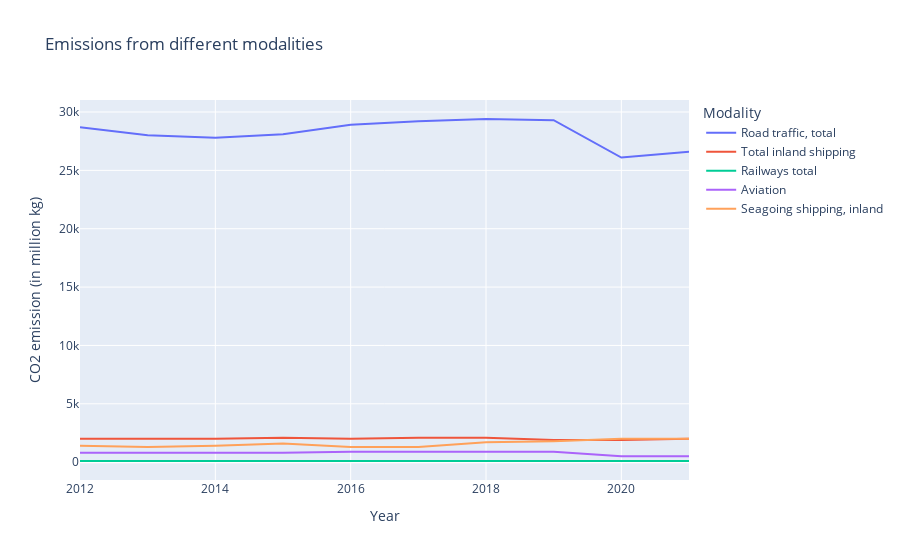

Here is the notebook cell this chart was saved with:
### Markdown cell above
To get a good overview of the created date frame we plotted all the modalities and its Carbon-Dioxide emission in a graph shown below.

### Code cell
fig = px.line(df, x='Year', y=['Road traffic, total','Total inland shipping','Railways total','Aviation','Seagoing shipping, inland'], title='Emissions from different modalities',
                labels={'value': 'CO2 emission (in million kg)', 'variable': 'Modality'})
fig.show()

### Figure 1 — Plotly figure (JSON) as saved in the notebook; plotly's stock layout.template omitted (floating-point values rounded to 4 significant figures)
{"data": [{"hovertemplate": "Modality=Road traffic, total<br>Year=%{x}<br>CO2 emission (in million kg)=%{y}<extra></extra>", "legendgroup": "Road traffic, total", "line": {"color": "#636efa", "dash": "solid"}, "marker": {"symbol": "circle"}, "mode": "lines", "name": "Road traffic, total", "orientation": "v", "showlegend": true, "type": "scatter", "x": [2012, 2013, 2014, 2015, 2016, 2017, 2018, 2019, 2020, 2021], "xaxis": "x", "y": [28700, 28000, 27800, 28100, 28900, 29200, 29400, 29300, 26100, 26600], "yaxis": "y"}, {"hovertemplate": "Modality=Total inland shipping<br>Year=%{x}<br>CO2 emission (in million kg)=%{y}<extra></extra>", "legendgroup": "Total inland shipping", "line": {"color": "#EF553B", "dash": "solid"}, "marker": {"symbol": "circle"}, "mode": "lines", "name": "Total inland shipping", "orientation": "v", "showlegend": true, "type": "scatter", "x": [2012, 2013, 2014, 2015, 2016, 2017, 2018, 2019, 2020, 2021], "xaxis": "x", "y": [2000, 2000, 2000, 2100, 2000, 2100, 2100, 1900, 1900, 2000], "yaxis": "y"}, {"hovertemplate": "Modality=Railways total<br>Year=%{x}<br>CO2 emission (in million kg)=%{y}<extra></extra>", "legendgroup": "Railways total", "line": {"color": "#00cc96", "dash": "solid"}, "marker": {"symbol": "circle"}, "mode": "lines", "name": "Railways total", "orientation": "v", "showlegend": true, "type": "scatter", "x": [2012, 2013, 2014, 2015, 2016, 2017, 2018, 2019, 2020, 2021], "xaxis": "x", "y": [100, 100, 100, 100, 100, 100, 100, 100, 100, 100], "yaxis": "y"}, {"hovertemplate": "Modality=Aviation<br>Year=%{x}<br>CO2 emission (in million kg)=%{y}<extra></extra>", "legendgroup": "Aviation", "line": {"color": "#ab63fa", "dash": "solid"}, "marker": {"symbol": "circle"}, "mode": "lines", "name": "Aviation", "orientation": "v", "showlegend": true, "type": "scatter", "x": [2012, 2013, 2014, 2015, 2016, 2017, 2018, 2019, 2020, 2021], "xaxis": "x", "y": [800, 800, 800, 800, 900, 900, 900, 900, 500, 500], "yaxis": "y"}, {"hovertemplate": "Modality=Seagoing shipping, inland<br>Year=%{x}<br>CO2 emission (in million kg)=%{y}<extra></extra>", "legendgroup": "Seagoing shipping, inland", "line": {"color": "#FFA15A", "dash": "solid"}, "marker": {"symbol": "circle"}, "mode": "lines", "name": "Seagoing shipping, inland", "orientation": "v", "showlegend": true, "type": "scatter", "x": [2012, 2013, 2014, 2015, 2016, 2017, 2018, 2019, 2020, 2021], "xaxis": "x", "y": [1400, 1300, 1400, 1600, 1300, 1300, 1700, 1800, 2000, 2000], "yaxis": "y"}], "layout": {"legend": {"title": {"text": "Modality"}, "tracegroupgap": 0}, "title": {"text": "Emissions from different modalities"}, "xaxis": {"anchor": "y", "domain": [0, 1], "title": {"text": "Year"}}, "yaxis": {"anchor": "x", "domain": [0, 1], "title": {"text": "CO2 emission (in million kg)"}}}}
